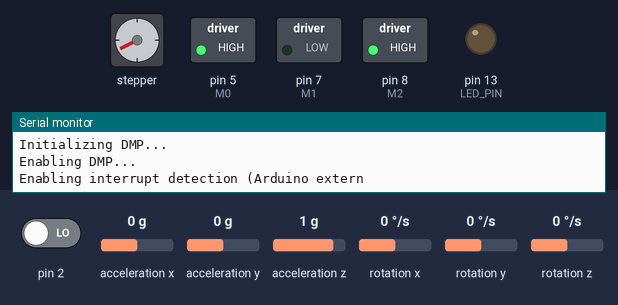
Bench run of a sketch on a simulated Arduino Uno, built with avr-gcc and run on an emulated ATmega328P. Shown: stepper motor, switched loads named in the sketch (green lamp = pin HIGH), output pins drawn as LEDs (lit = HIGH), the last lines printed to the serial monitor. Wiring (inferred from the names in the program): stepper motor driver (200 steps per turn assumed): step pin 3; direction pin 4. The inputs (shaded band) are chosen by the test bench; at power-on: pin 2 LOW, acceleration y 0 g, acceleration z 1 g, acceleration x 0 g, rotation x 0 °/s, rotation y 0 °/s, rotation z 0 °/s. The sensor or clock chip raises its interrupt line as the real part does; pins used as bus, display or sensor lines are not drawn.

Above: at 1.77 s.
1.8 s: pin 2 driven HIGH
At 3.0 s:
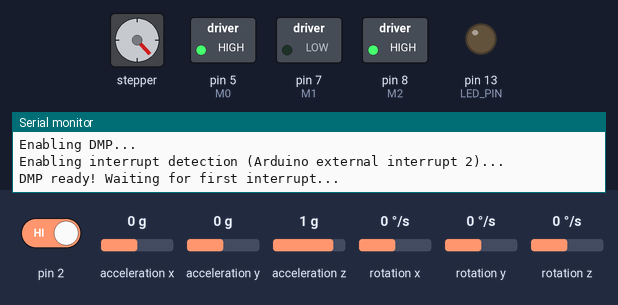
3.3 s: acceleration y set to -1.4 g
At 3.46 s:
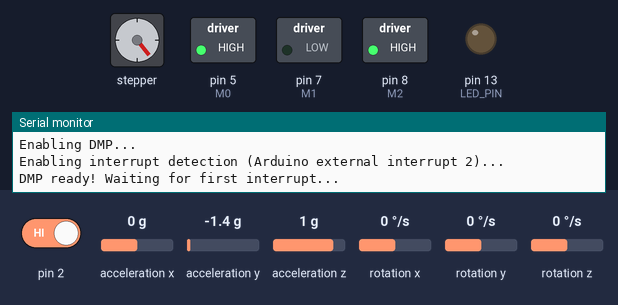
At 4.06 s:
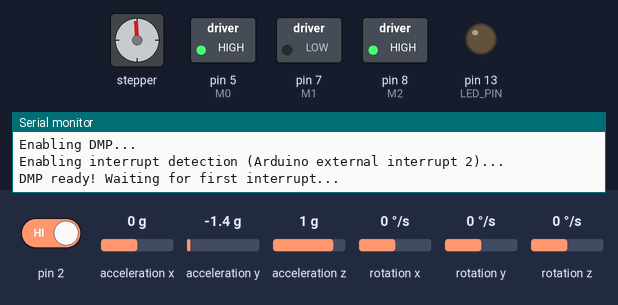
6.3 s: acceleration z set to -1.4 g
9.3 s: acceleration y set to -0.8 g
12.3 s: acceleration z set to -0.8 g
Timing chart, 0 to 16.3 s (numbered marks = the images above; inputs shaded):
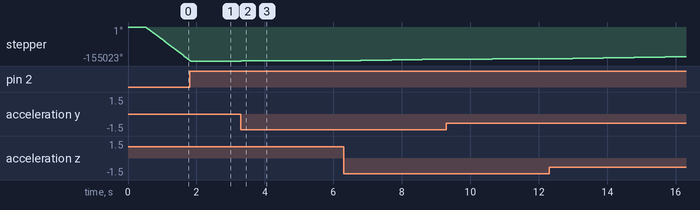

The sketch:

SelfBalacingRobot.ino
```cpp
/* SelfBalancing Robot Firmware/////////
//MPU6050 DMP control was adapted from a post by JeffRowberg . Control system was built around DMP control
https://github.com/jrowberg/i2cdevlib/blob/master/Arduino/MPU6050/examples/MPU6050_DMP6/MPU6050_DMP6.ino */


#include "I2Cdev.h"
#include "MPU6050_6Axis_MotionApps20.h"

//Define PIN OUTS
#define LED_PIN 13
#define Step 3
#define Dir 4
#define M0 5
#define M1 7
#define M2 8

//Define Constants to be used below
#define Kp 8
#define Ki 0
#define Kd 0
#define Rad2deg 57.2958
#define CW 1
#define CCW 0
#define DRIVE_MIN 240  //This is the longest period , that will cause the driver to spin stepper motor. ( Based on current set-up)
#define DRIVE_MAX 3  //Shortest period that DRV8825 can handle ( Fastest stepper motor speed )

// MPU control/status vars
MPU6050 mpu;
bool dmpReady = false;  // set true if DMP init was successful
uint8_t mpuIntStatus;   // holds actual interrupt status byte from MPU
uint8_t devStatus;      // return status after each device operation (0 = success, !0 = error)
uint8_t mpuInterrupt;
uint16_t packetSize;    // expected DMP packet size (default is 42 bytes)
uint16_t fifoCount;     // count of all bytes currently in FIFO
uint8_t fifoBuffer[64]; // FIFO storage buffer

// orientation/motion vars
Quaternion q;           // [w, x, y, z]         quaternion container
VectorInt16 aa;         // [x, y, z]            accel sensor measurements
VectorInt16 aaReal;     // [x, y, z]            gravity-free accel sensor measurements
VectorInt16 aaWorld;    // [x, y, z]            world-frame accel sensor measurements
VectorFloat gravity;    // [x, y, z]            gravity vector
float euler[3];         // [psi, theta, phi]    Euler angle container
float ypr[3];           // [yaw, pitch, roll]   yaw/pitch/roll container and gravity vector

//PID variables
unsigned long currtime=0;
 unsigned long prevtime=0;
double elapsedtime;
double PID_error,Error_Sum;
double prevError;
float setPoint;
double rateError;

//Motor Variables
volatile uint8_t direction; // 0 is clockwise , wh

//Define functions
bool GyroSetUp();
void dmpDataReady();
void ComputePID_Control(float angle );


void setup() {
//Define DRV8825 Pins as OUTPUT
pinMode(Step,OUTPUT);
pinMode(Dir,OUTPUT);
pinMode(M0,OUTPUT);
pinMode(M1,OUTPUT);
pinMode(M2,OUTPUT);

//This chooses a micro-step value on DRV8825
digitalWrite(M0,HIGH);
digitalWrite(M1,LOW);
digitalWrite(M2,HIGH);

//PIN2 will be used as a digital interrup pin
pinMode(2,INPUT);

//Intialize Gyro communication and DMP unit
dmpReady  = GyroSetup();

//Configure LED as output
pinMode(LED_PIN,OUTPUT);


//Configure Timer2 to control Stepper Motor
TCNT2 &= 0;
TIMSK2 |= (1<<OCIE2A); //Enable timer interrupts
sei(); //Emable  global interrupts


}

void loop() {
  // put your main code here, to run repeatedly:

  // if Gyro calibration failed, don't try to do anything
  if (!dmpReady) return;

  if ( mpuInterrupt ) { //New data has been received

      mpuInterrupt = false;
      mpuIntStatus = mpu.getIntStatus();  //Informs whether there is an overflow condition or usable data

      fifoCount = mpu.getFIFOCount();

      //check for overflow (this should never happen unless our code is too inefficient)
      if ((mpuIntStatus & 0x10) || fifoCount== 1024) {
        // reset so we can continue cleanly
        mpu.resetFIFO();
        Serial.println(F("FIFO overflow!"));

      // otherwise, check for DMP data ready interrupt (this should happen frequently)
      } else if (mpuIntStatus & 0x02) {

          // wait for correct available data length, should be a VERY short wait
          while (fifoCount < packetSize) fifoCount = mpu.getFIFOCount();

          mpu.getFIFOBytes(fifoBuffer, packetSize);

          //Display Euler angles in degrees
          mpu.dmpGetQuaternion(&q, fifoBuffer);
          mpu.dmpGetGravity(&gravity, &q);
          mpu.dmpGetYawPitchRoll(ypr, &q, &gravity);

          ComputePID_Control( ypr[2] * Rad2deg); }


  }


}


bool GyroSetup(){


  uint8_t Gyro_status ;
  bool dmpstatus = false;
  //Functions to initialize Gryo and print status for troubleshooting
  #if I2CDEV_IMPLEMENTATION == I2CDEV_ARDUINO_WIRE
    Wire.begin();
    TWBR =24; // 400kHz I2C clock (200kHz if CPU is 8MHz)
  #elif I2CDEV_IMPLEMENTATION == I2CDEV_BUILTIN_FASTWIRE
    Fastwire::setup(400, true);
  #endif

  //Initialize Serial communication
  Serial.begin(115200);
  while(!Serial); //Wait until Serial is initialized completely

  //Initialize Gyro
  Serial.println(F("Initializing Gyro device..."));
  mpu.initialize();

  //Confirm Gyro is connected
  Serial.println(F("Testing device connections..."));
  Serial.println(mpu.testConnection() ? F("Gyro connection successful") : F("Gyro connection failed"));

  //Configure Digital Motion Processor ( DMP) , which is onboard on Gyro
  Serial.println(F("Initializing DMP..."));
  Gyro_status =  mpu.dmpInitialize();

  //Calibrate Gyro offsets
  mpu.setXGyroOffset(-19);//(220);
  mpu.setYGyroOffset(-6);//(76);
  mpu.setZGyroOffset(-46);//(-85);
  mpu.setXAccelOffset(-1717);//(1788); // 1688 factory default for my test chip
  mpu.setYAccelOffset(-1747);
  mpu.setZAccelOffset(1473);


  if (Gyro_status == 0) {  // Successful initialization will return 0

  //Turn on DMP
  Serial.println(F("Enabling DMP..."));
  mpu.setDMPEnabled(true);

  // Attach digital interrupt to Arduino pin
  Serial.println(F("Enabling interrupt detection (Arduino external interrupt 2)..."));
  attachInterrupt(digitalPinToInterrupt(2), dmpDataReady, RISING);
  mpuIntStatus = mpu.getIntStatus();

  // set our DMP Ready flag so the main loop() function knows it's okay to use it
  Serial.println(F("DMP ready! Waiting for first interrupt..."));
  dmpstatus  = true;  //

  // get expected DMP packet size for later comparison
    packetSize = mpu.dmpGetFIFOPacketSize();


  } else {

   // ERROR!
    // 1 = initial memory load failed
    // 2 = DMP configuration updates failed
    // (if it's going to break, usually the code will be 1)
    Serial.print(F("DMP Initialization failed (code "));
    Serial.print(Gyro_status);
    Serial.println(F(")")); }


  return dmpstatus;

}


void dmpDataReady(){

  //Digital interrupt triggered , set flag
  mpuInterrupt = true;
}


void ComputePID_Control( float angle){

  //Compute PID calculations
  currtime = millis();
  elapsedtime = (double)(currtime - prevtime);


  PID_error = setPoint - angle; //Compute instant PID Error , Kp


  Error_Sum += PID_error * elapsedtime;  //Compute inntegral Ki
  rateError  = (PID_error - prevError) / elapsedtime; //Compute derivative , Kd

  double PID_Value  = Kp*PID_error + Ki*Error_Sum + Kd*rateError;

  prevError = PID_error;
  prevtime = currtime;

  //determine and send Motor commands
  direction = (PID_Value < 0 ) ? ( CCW ) : ( CW ) ;//Based on orientatiation of fall , determine what direction to move motor

  if( direction ) { //Set Direction pin accordingly , based on direction

    digitalWrite(Dir,HIGH); //Moves motor in CW direction based on set-up. Prepare Pin for motor to move
    direction = -1; //Forces direction to be determined fresh each time motor will be actuated
  } else if( direction == 0) {
    digitalWrite(Dir,LOW); //Moves motor in CCW direction based on set-up. Prepare Pin for motor to move
    direction = -1 ; //Forces direction to be determined fresh each time motor will be actuated
  }

  //Map PID output to value Motor driver understands
  double abs_PID = abs(PID_Value); //Needed incase there is a negative PID output
  double Stepper_delay = map(abs_PID,0,360,DRIVE_MIN,DRIVE_MAX);

  //Actuate Motor using timer2 only if the Error is greater than +/5 degrees . Else stop Motor

  if( abs( PID_error ) >=5 )
  {
      TCNT2 = 0; //Start timer from 0
      OCR2A = Stepper_delay; //Compare match set to stepper period
      TCCR2A = ( 1<< WGM21); //Set Timer Mode
      TCCR2B = (1<<CS22)|(1<<CS21); //Set Clock divider and Start clock
  } else {

      //Stop Motor from spinning using Timer2
      TCCR2B &= 0;// same for TCCR2B
      TCNT2 = 0;

  }


}


ISR(TIMER2_COMPA_vect)
{
  TCNT2 = 0;
  digitalWrite(Step,HIGH);
  delayMicroseconds(2);
  digitalWrite(Step,LOW);
}
```

Measured:
- after the input at 3.3 s, stepper: keeps turning clockwise at about 362°/s, starting at once
